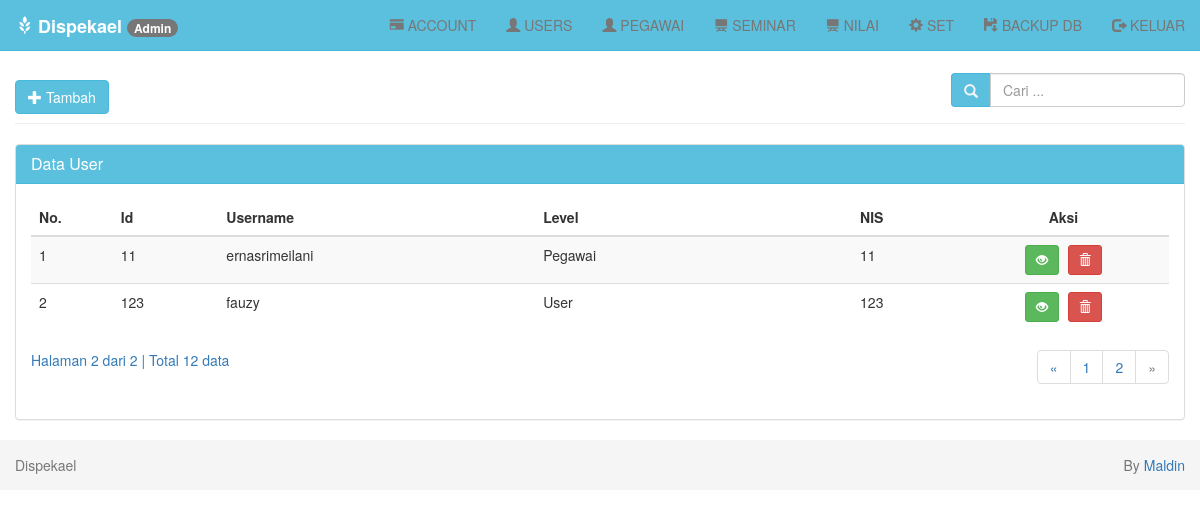
The app's page /index.php?page=user-tampil&hal=2 (signed in), older data.
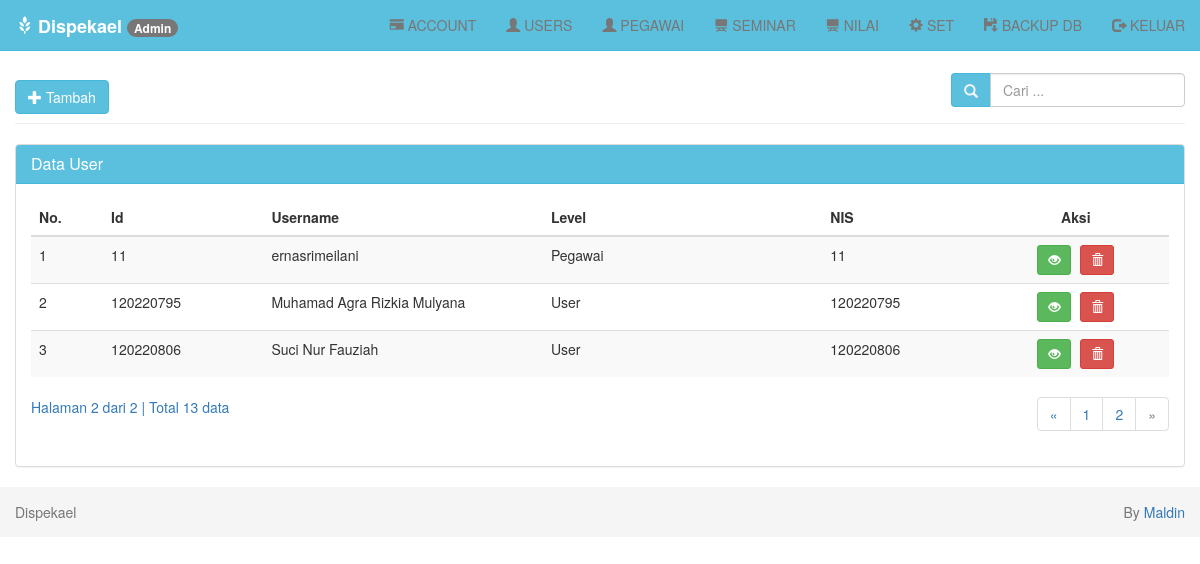
The same page, newer data.
### tables this page shows
CREATE TABLE `user` (
  `id` bigint(12) NOT NULL AUTO_INCREMENT,
  `username` varchar(30) NOT NULL,
  `password` varchar(30) NOT NULL,
  `level` varchar(30) NOT NULL,
  `nis` varchar(9) NOT NULL,
  PRIMARY KEY (`id`)
);

### user/tampil-data.php (the view, shortened to what this page needs)
<?php
if (isset($_POST['cari'])) {
  $cari = $_POST['cari'];
} else {
  $cari = "";
}
?>
<div class="row">
  <div class="col-md-12">
    <div class="page-header">
      <?php
      if ($_SESSION['level'] == "Admin") {
        echo "<a class='btn btn-info' href='?page=tambah'>
      <i class='glyphicon glyphicon-plus'></i> Tambah </a>";
      } else if ($_SESSION['level'] == "Siswa") {
        echo "Gak boleh masukin data";
      }
      ?>
      <div class="pull-right btn-tambah">
        <form class="form-inline" method="POST" action="index.php">
          <div class="form-group">
            <div class="input-group">
              <div class="input-group-addon">
                <i class="glyphicon glyphicon-search"></i>
              </div>
              <input type="text" class="form-control" name="cari" placeholder="Cari ..." autocomplete="off" value="<?php echo $cari; ?>">
            </div>
          </div>
        </form>
      </div>
    </div>
    <div class="panel panel-default">
      <div class="panel-heading">
        <h3 class="panel-title">Data User</h3>
      </div>
      <div class="panel-body">
        <div class="table-responsive">
          <table class="table table-striped table-hover">
            <thead>
              <tr>
                <th>No.</th>
                <th>Id</th>
                <th>Username</th>
                <th>Level</th>
                <th>NIS</th>
                <th class='center'>Aksi</th>
              </tr>
            </thead>
            <tbody>
              <?php
              $batas = 10;
              if (isset($cari)) {
                $jumlah_record = mysqli_query($db, "SELECT * FROM user
                                                    WHERE nis LIKE '%$cari%' OR username LIKE '%$cari%'")
                  or die('Ada kesalahan pada query jumlah_record: ' . mysqli_error($db));
              } else {
                $jumlah_record = mysqli_query($db, "SELECT * FROM user")
                  or die('Ada kesalahan pada query jumlah_record: ' . mysqli_error($db));
              }
              $jumlah  = mysqli_num_rows($jumlah_record);
              $halaman = ceil($jumlah / $batas);
              $page    = (isset($_GET['hal'])) ? (int)$_GET['hal'] : 1;
              $mulai   = ($page - 1) * $batas;
              $no = 1;
              if (isset($cari)) {
                $query = mysqli_query($db, "SELECT * FROM user
                                            WHERE nis LIKE '%$cari%' OR username LIKE '%$cari%'
                                            ORDER BY id LIMIT $mulai, $batas")
                  or die('Ada kesalahan pada query user: ' . mysqli_error($db));
              } else {
                $query = mysqli_query($db, "SELECT * FROM user
                                            ORDER BY id LIMIT $mulai, $batas")
                  or die('Ada kesalahan pada query user: ' . mysqli_error($db));
              }
              while ($data = mysqli_fetch_assoc($query)) {
                echo "  <tr>
                      <td width='20' >$no</td>
                      <td width='50'>$data[id]</td>
                      <td width='150'>$data[username]</td>
                      <td width='150'>$data[level]</td>
                      <td width='50'>$data[nis]</td>
                      <td width='100' class='center'>
                        <div class=''>
                        <a data-toggle='tooltip' data-placement='top' title='Detail' style='margin-right:5px' class='btn btn-success btn-sm' href='?page=detail&id=$data[id]'>
                            <i class='glyphicon glyphicon-eye-open'></i>
                          </a> ";
              ?>
                <a data-toggle="tooltip" data-placement="top" title="Hapus" class="btn btn-danger btn-sm" href="?page=proses-hapus&id=<?php echo $data['id']; ?>" onclick="return confirm('Anda yakin ingin menghapus user <?php echo $data['username']; ?>?');"><i class="glyphicon glyphicon-trash"></i></a>
              <?php
                echo "
                        </div>
                      </td>
                    </tr>";
                $no++;
              }
              ?>
            </tbody>
          </table>
          <?php
          if (empty($_GET['hal'])) {
            $halaman_aktif = '1';
          } else {
            $halaman_aktif = $_GET['hal'];
          }
          ?>
          <a>
            Halaman <?php echo $halaman_aktif; ?> dari <?php echo $halaman; ?> |
            Total <?php echo $jumlah; ?> data
          </a>
          <nav>
            <ul class="pagination pull-right">
              <?php
              if ($halaman_aktif <= '1') { ?>
                <li class="disabled">
                  <a href="" aria-label="Previous">
                    <span aria-hidden="true">&laquo;</span>
                  </a>
                </li>
              <?php
              } else { ?>
                <li>
                  <a href="?page=user-tampil&hal=<?php echo $page - 1 ?>" aria-label="Previous">
                    <span aria-hidden="true">&laquo;</span>
                  </a>
                </li>
              <?php
              }
              ?>
              <?php
              for ($x = 1; $x <= $halaman; $x++) { ?>
                <li class="">
                  <a href="?page=user-tampil&hal=<?php echo $x ?>"><?php echo $x ?></a>
                </li>
              <?php
              }
              ?>
              <?php
              if ($halaman_aktif >= $halaman) { ?>
                <li class="disabled">
                  <a href="" aria-label="Next">
                    <span aria-hidden="true">&raquo;</span>
                  </a>
                </li>
              <?php
              }
              ?>
            </ul>
          </nav>
        </div>
      </div>
    </div>
  </div>
</div>

### index.php (shortened to what this page needs)
<!DOCTYPE html>
<html lang="en">
<head>
  <link href="assets/css/bootstrap.min.css" rel="stylesheet">
  <link href="assets/css/datepicker.min.css" rel="stylesheet">
  <link href="assets/css/style.css" rel="stylesheet">
</head>
<body>
  <nav class="navbar navbar-default navbar-fixed-top">
    <?php
    if ($_SESSION['level'] == "Admin") {
      include 'menu/menu-admin.php';
    } else if ($_SESSION['level'] == "Pegawai") {
      include 'menu/menu-pegawai.php';
    } else if ($_SESSION['level'] == "User") {
      include 'menu/menu-user.php';
    }
    ?>
  </nav>
  <div class="container-fluid">
    <?php
    if ($_SESSION['level'] == "Admin") {
      include 'routes/admin-routes.php';
    } else if ($_SESSION['level'] == "Pegawai") {
      include 'routes/pegawai-routes.php';
    } else if ($_SESSION['level'] == "User") {
      include 'routes/user-routes.php';
    } else if ($_SESSION['level'] == "") {
      include 'routes/other.php';
    }
    ?>
  </div>
  <footer class="footer">
    <div class="container-fluid">
      <p class="text-muted pull-left">Dispekael</p>
      <p class="text-muted pull-right print">By <a href="http://www.instagram.com/mmmaldin" target="_blank">Maldin</a></p>
    </div>
  </footer>
</body>
</html>

### menu/menu-admin.php (shortened to what this page needs)
<div class="container-fluid">
    <div class="navbar-header">
        <a class="navbar-brand" href="index.php">
            <i class="glyphicon glyphicon-grain"></i>
            <b>Dispekael</b> <span class="badge"><?php echo $_SESSION['level']; ?></span></a>
    </div>
    <?php
    $ids = $_SESSION['id'];
    ?>
    <div class="collapse navbar-collapse" id="bs-example-navbar-collapse-1">
        <ul class="nav navbar-nav navbar-right">
            <li><a href="?page=user-tampil"> <i class="glyphicon glyphicon-credit-card"></i> ACCOUNT </a></li>
            <li><a href="?page=users-tampil"> <i class="glyphicon glyphicon-user"></i> USERS </a></li>
            <li><a href="?page=pegawai-tampil"> <i class="glyphicon glyphicon-user"></i> PEGAWAI</a></li>
            <li><a href="?page=seminar-tampil"> <i class="glyphicon glyphicon-blackboard"></i> SEMINAR</a></li>
            <li><a href="?page=tampil-nilai"> <i class="glyphicon glyphicon-blackboard"></i> NILAI</a></li>
            <li><a href="?page=ubah&id=<?php echo $ids ?>"><i class="glyphicon glyphicon-cog"></i> SET</a></li>
            <li><a href="config/backup.php"><i class="glyphicon glyphicon-floppy-save"></i> BACKUP DB</a></li>
            <li><a href="logout.php"> <i class="glyphicon glyphicon-log-out"></i> KELUAR</a></li>
        </ul>
    </div>
</div>

### routes/admin-routes.php
<?php
if (empty($_GET["page"])) {
    include "dashboard/dashboard-admin.php";
} elseif ($_GET['page'] == 'user-tampil') {
    include "user/tampil-data.php";
} elseif ($_GET['page'] == 'tambah') {
    include "user/form-tambah.php";
} elseif ($_GET['page'] == 'proses-simpan') {
    include "user/proses-simpan.php";
} elseif ($_GET['page'] == 'ubah') {
    include "user/form-ubah.php";
} elseif ($_GET['page'] == 'proses-ubah') {
    include "user/proses-ubah.php";
} elseif ($_GET['page'] == 'detail') {
    include "user/detail.php";
} elseif ($_GET['page'] == 'proses-hapus') {
    include "user/proses-hapus.php";
} elseif ($_GET['page'] == 'pegawai-tampil') {
    include "pegawai/tampil.php";
} elseif ($_GET['page'] == 'pegawai-tambah') {
    include "pegawai/tambah.php";
} elseif ($_GET['page'] == 'pegawai-simpan') {
    include "pegawai/simpan.php";
} elseif ($_GET['page'] == 'pegawai-detail') {
    include "pegawai/detail.php";
} elseif ($_GET['page'] == 'pegawai-edit') {
    include "pegawai/edit.php";
} elseif ($_GET['page'] == 'pegawai-update') {
    include "pegawai/update.php";
} elseif ($_GET['page'] == 'pegawai-hapus') {
    include "pegawai/hapus.php";
} elseif ($_GET['page'] == 'pegawai-print-detail') {
    include "pegawai/print-detail.php";
} elseif ($_GET['page'] == 'pegawai-kirim') {
    include "pegawai/kirim.php";
} elseif ($_GET['page'] == 'users-tampil') {
    include "users/tampil.php";
} elseif ($_GET['page'] == 'users-detail') {
    include "users/detail.php";
} elseif ($_GET['page'] == 'aktivasi-users') {
    include "users/aktivasi-users.php";
} elseif ($_GET['page'] == 'aktivasi') {
    include "users/aktivasi.php";
} elseif ($_GET['page'] == 'users-hapus') {
    include "users/hapus.php";
} elseif ($_GET['page'] == 'users-print-detail') {
    include "users/print-detail.php";
} elseif ($_GET['page'] == 'seminar-tampil') {
    include "seminar/tampil.php";
} elseif ($_GET['page'] == 'seminar-detail') {
    include "seminar/detail.php";
} elseif ($_GET['page'] == 'seminar-print-detail') {
    include "seminar/print-detail.php";
} elseif ($_GET['page'] == 'aktivasi-seminar') {
    include "seminar/aktivasi-seminar.php";
} elseif ($_GET['page'] == 'aktivasi-sem') {
    include "seminar/aktivasi.php";
} elseif ($_GET['page'] == 'seminar-hapus') {
    include "seminar/hapus.php";
} elseif ($_GET['page'] == 'tampil-nilai') {
    include "seminar/tampil-nilai.php";
}

### assets/css/style.css (style rules this page uses)
body { padding-top: 40px; }
.navbar-default { background-color: #5bc0de; border-color: #46b8da; }
.navbar-default .navbar-brand { color: #f1f2f7; }
.container-fluid .text-muted { margin: 15px 0; }
.panel-default > .panel-heading { background-color: #5bc0de; border-color: #46b8da; color: #fff; }
.input-group-addon { background-color: #5bc0de; border: 1px solid #46b8da; border-radius: 4px; color: #f1f2f7; }
.footer { width: 100%; height: 50px; background-color: #f5f5f5; }
.btn-tambah { margin-top: -7px; }
.center { text-align: center; }
.pagination { margin-top: -20px; }

Row changes from the older to the newer data that the page shows:
removed user: id "123", username "fauzy", level "User", nis "123"
added user: id "120220795", username "Muhamad Agra Rizkia Mulyana", level "User", nis "120220795"
added user: id "120220806", username "Suci Nur Fauziah", level "User", nis "120220806"
Text that changed along with them:
$jumlah: "12" → "13"
